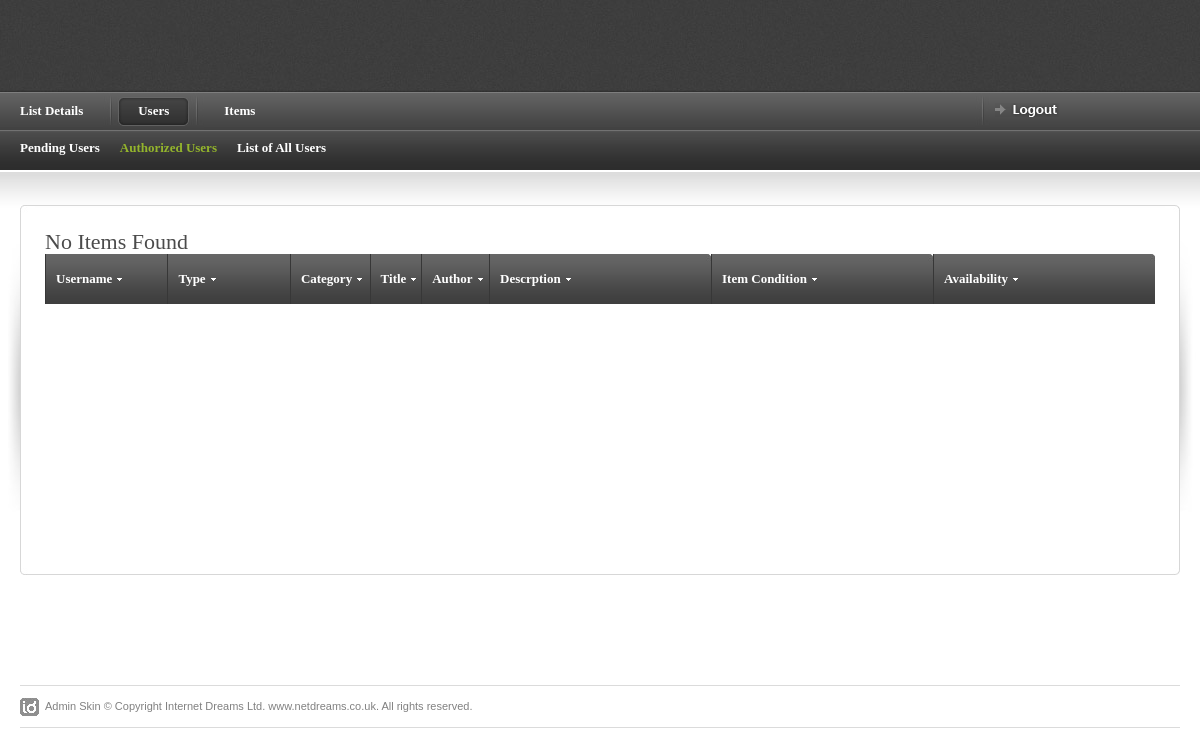
The app's page /Admin/display_reg_items.php (signed in), older data.
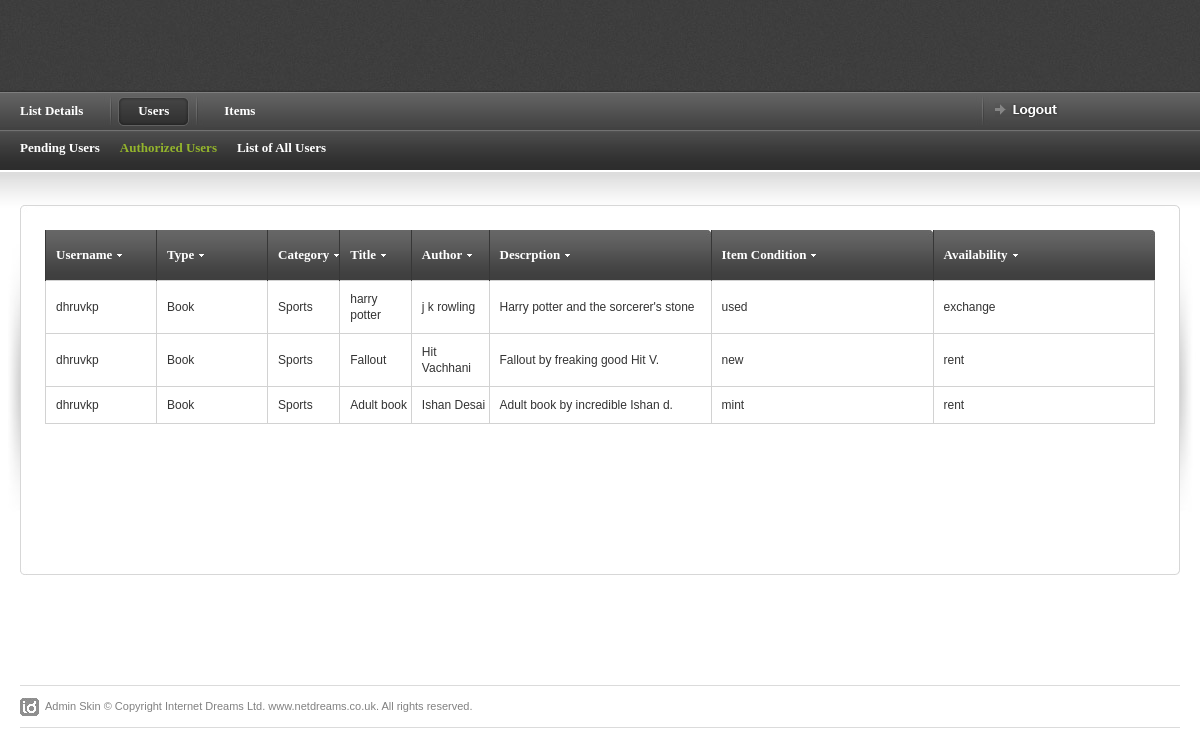
The same page, newer data.
### tables this page shows
CREATE TABLE `Item` (
  `item_id` int(11) NOT NULL,
  `user_id` int(11) NOT NULL,
  `category_id` int(11) NOT NULL,
  `type_id` int(11) NOT NULL,
  `title` varchar(255) NOT NULL,
  `author` varchar(255) NOT NULL,
  `price` float NOT NULL,
  `description` text NOT NULL,
  `post_date` date NOT NULL,
  `post_status` enum('under_review','available','unavailable','') NOT NULL,
  `item_condition` enum('new','used','mint','') NOT NULL,
  `availability_type` enum('rent','sell','exchange','') NOT NULL,
  `image` blob NOT NULL
);

CREATE TABLE `User` (
  `user_id` int(11) NOT NULL,
  `firstname` varchar(255) NOT NULL,
  `lastname` varchar(255) NOT NULL,
  `address1` varchar(1023) NOT NULL,
  `address2` varchar(1023) NOT NULL,
  `zipcode` varchar(10) NOT NULL,
  `gender` enum('Male','Female','Other','') NOT NULL,
  `contact_no` varchar(15) NOT NULL,
  `dob` date NOT NULL,
  `email` varchar(255) NOT NULL,
  `username` varchar(255) NOT NULL,
  `password_hash` varchar(255) NOT NULL,
  `status` enum('under_review','active','inactive','') NOT NULL
);

CREATE TABLE `ItemType` (
  `type_id` int(11) NOT NULL,
  `type_name` varchar(255) NOT NULL
);

CREATE TABLE `Category` (
  `category_id` int(11) NOT NULL,
  `category_name` varchar(255) NOT NULL
);

### Admin/connection.php (called while the page is built, shortened)
<?php
$db =null;
 function query($sql_query)
 {
 	global $db;
 	$res=$db->query($sql_query);
 	return $res;
 }
 ?>

### Admin/display_reg_items.php (the view, shortened to what this page needs)
<?php
    if(!isset($_SESSION['userid']))
   {
    header("location:/bookexchange/login.php");
   }
   else
   {
    include 'header.php';
    include 'connection.php';
	$sql = "select user_id,type_id, category_id, title, author, description, item_condition, availability_type from item where post_status ='available';";
	$result = query($sql);
    }
?>
<div id="content-outer">
<div id="content">
	<table border="0" width="100%" cellpadding="0" cellspacing="0" id="content-table">
	<tr>
		<th rowspan="3" class="sized"><img src="images/shared/side_shadowleft.jpg" width="20" height="300" alt="" /></th>
		<th class="topleft"></th>
		<td id="tbl-border-top">&nbsp;</td>
		<th class="topright"></th>
		<th rowspan="3" class="sized"><img src="images/shared/side_shadowright.jpg" width="20" height="300" alt="" /></th>
	</tr>
	<tr>
		<td id="tbl-border-left"></td>
		<td>
		<div id="content-table-inner">
			<div id="table-content">
				<table border="0" width="100%" cellpadding="0" cellspacing="0" id="product-table">
				<tr>
					<th class="table-header-repeat line-left minwidth-1"><a href="">Username</a>	</th>
					<th class="table-header-repeat line-left minwidth-1"><a href="">Type</a></th>
					<th class="table-header-repeat line-left"><a href="">Category</a></th>
					<th class="table-header-repeat line-left"><a href="">Title</a></th>
					<th class="table-header-repeat line-left"><a href="">Author</a></th>
					<th class="table-header-options line-left"><a href="">Descrption</a></th>
					<th class="table-header-options line-left"><a href="">Item Condition</a></th>
					<th class="table-header-options line-left"><a href="">Availability</a></th>
				</tr>
				<?php if($result->num_rows != 0){
				while($row = $result->fetch_assoc()) {
						$sql1 = "select username from user where user_id ='".$row['user_id']."';";
						$sql2 = "select type_name from itemtype where type_id ='".$row['type_id']."';";
						$sql3 = "select category_name from category where category_id ='".$row['category_id']."';";
						$result1 = query($sql1);
						$result2 = query($sql2);
						$result3 = query($sql3);
						if($result1->num_rows != 0 ){
							$row1 = $result1->fetch_assoc();
						}
						if($result2->num_rows != 0 ){
							$row2 = $result2->fetch_assoc();
						}
						if($result3->num_rows != 0 ){
							$row3 = $result3->fetch_assoc();
						}
					echo "<tr>";
					echo"<td>".$row1['username']."</td>";
					echo"<td>".$row2['type_name']."</td>";
					echo"<td>".$row3['category_name']."</td>";
					echo"<td>".$row['title']."</td>";
					echo"<td>".$row['author']."</td>";
					echo"<td>".$row['description']."</td>";
					echo"<td>".$row['item_condition']."</td>";
					echo"<td>".$row['availability_type']."</td>";
					echo "</tr>";
				}
				}
				else{
					echo "<h1> No Items Found </h1>";
				}
					?>
				</table>
			</div>
		</div>
		</td>
		<td id="tbl-border-right"></td>
	</tr>
	<tr>
		<th class="sized bottomleft"></th>
		<td id="tbl-border-bottom">&nbsp;</td>
		<th class="sized bottomright"></th>
	</tr>
	</table>
</div>
</div>
<?php
include 'footer.php';
?>

Row changes from the older to the newer data that the page shows:
added item: user.username "dhruvkp", type.type_name "Book", category.category_name "Sports", title "harry potter", author "j k rowling", description "Harry potter and the sorcerer's stone", item_condition "used", availability_type "exchange"
added item: user.username "dhruvkp", type.type_name "Book", category.category_name "Sports", title "Fallout", author "Hit Vachhani", description "Fallout by freaking good Hit V.", item_condition "new", availability_type "rent"
added item: user.username "dhruvkp", type.type_name "Book", category.category_name "Sports", title "Adult book", author "Ishan Desai", description "Adult book by incredible Ishan d.", item_condition "mint", availability_type "rent"
Text that changed along with them:
text no longer shown: "No Items Found"
